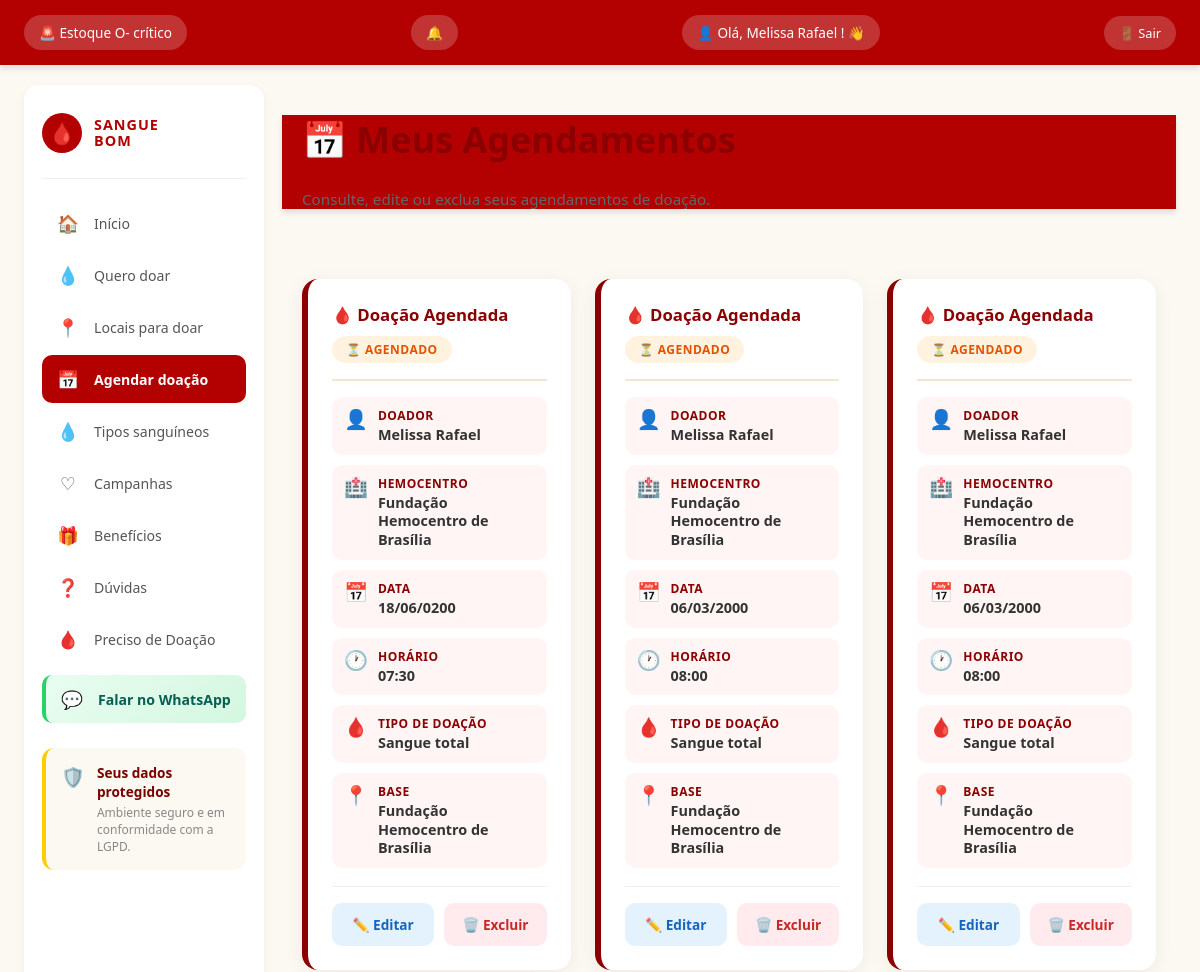
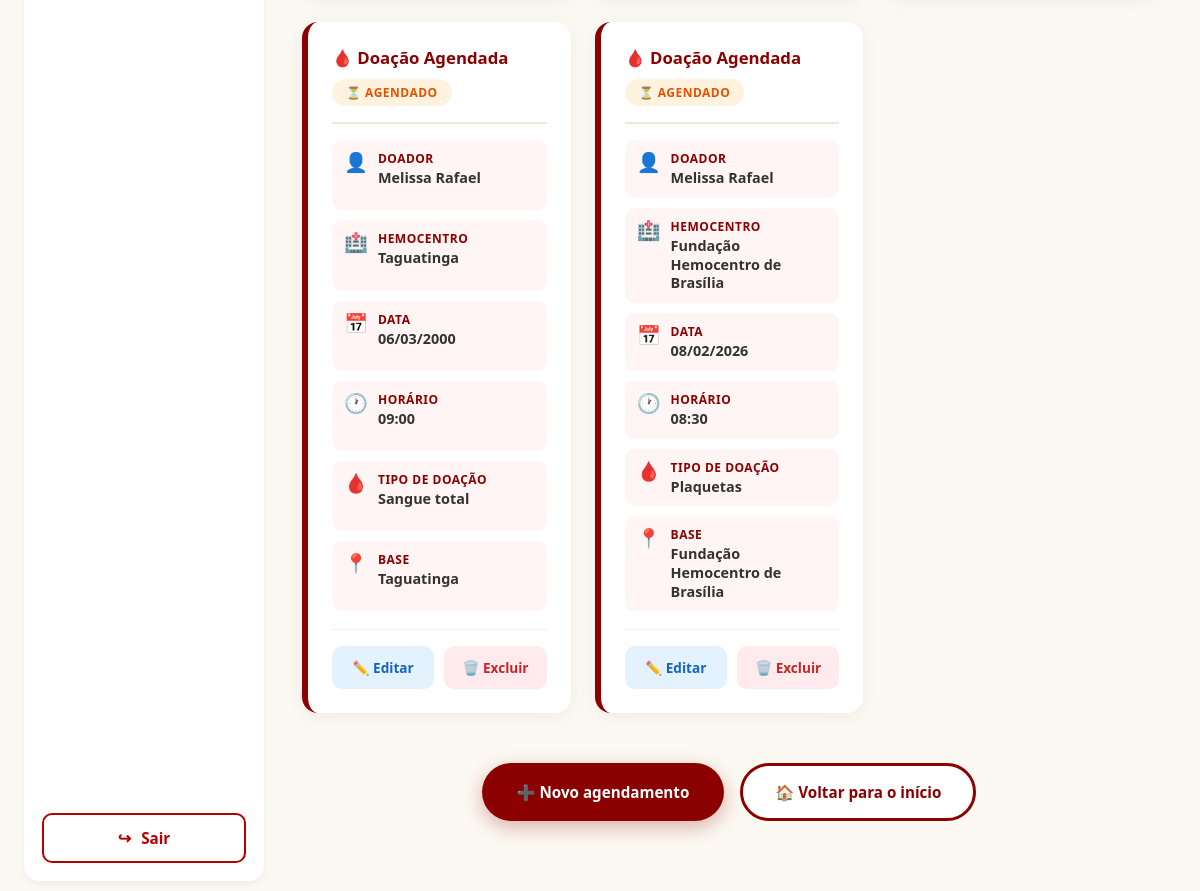
Page /agendamentos/ (signed in) on the earlier database version (2 pictures, top to bottom).
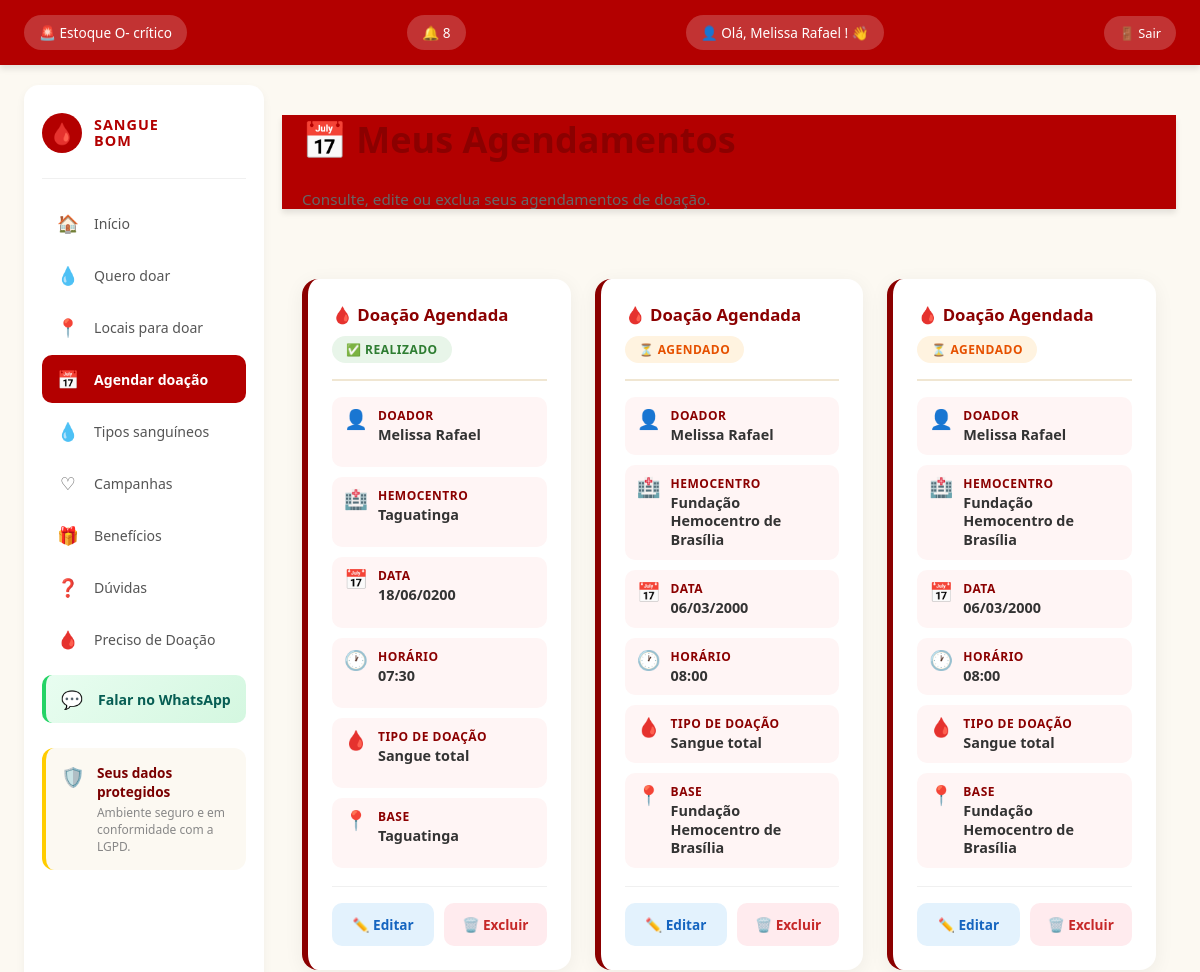
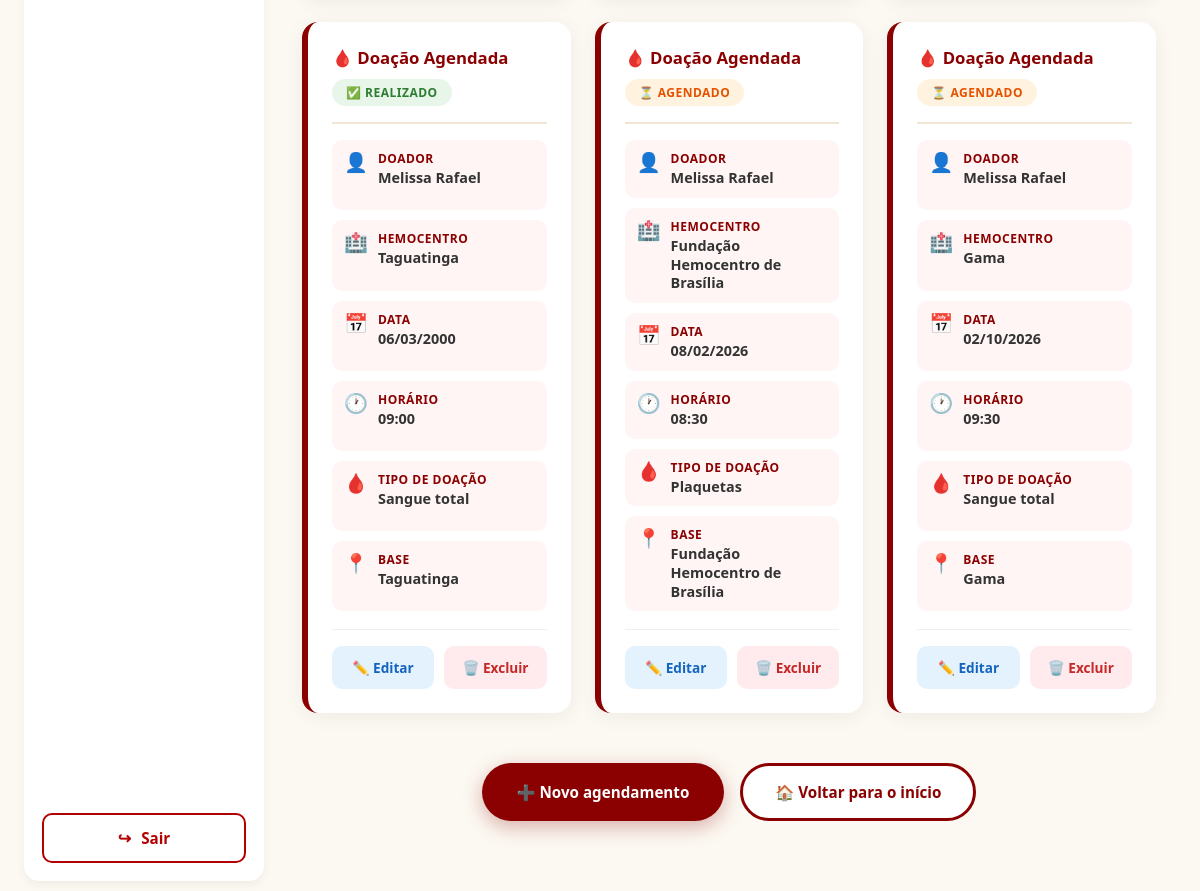
Same page on the later database version (2 pictures, top to bottom).
### membros/models.py (models this page shows, shortened)
class Agendamento(models.Model):
    STATUS = [
        ('agendado', '⏳ Agendado'),
        ('realizado', '✅ Realizado'),
        ('cancelado', '❌ Cancelado'),
        ('faltou', '⚠️ Faltou'),
    ]
    doador = models.ForeignKey(Doador, on_delete=models.CASCADE)
    hemocentro = models.ForeignKey(Hemocentro, on_delete=models.CASCADE)
    base = models.CharField(max_length=100)
    data = models.DateField()
    horario = models.TimeField()
    tipo_doacao = models.CharField(max_length=30)
    status = models.CharField(
        max_length=20,
        choices=STATUS,
        default='agendado'
    )

class Doador(models.Model):
    usuario = models.OneToOneField(
        User,
        on_delete=models.CASCADE,
        null=True,
        blank=True
    )
    nome = models.CharField(max_length=100)
    email = models.EmailField()
    cpf = models.CharField(max_length=14, unique=True, null=True, blank=True)
    telefone = models.CharField(max_length=20)
    sexo = models.CharField(max_length=20, blank=True)
    tipo_sanguineo = models.CharField(max_length=3)
    data_nascimento = models.DateField()
    cidade = models.CharField(max_length=100, blank=True)
    estado = models.CharField(max_length=2, blank=True)

class Hemocentro(models.Model):
    usuario = models.OneToOneField(
        User,
        on_delete=models.CASCADE,
        null=True,
        blank=True,
        related_name='hemocentro'
    )
    nome = models.CharField(max_length=100)
    endereco = models.CharField(max_length=200)
    bairro = models.CharField(max_length=100)
    cidade = models.CharField(max_length=100)
    cep = models.CharField(max_length=10)
    telefone = models.CharField(max_length=20)
    email = models.EmailField()
    horario_abertura = models.TimeField()
    horario_fechamento = models.TimeField()
    dias_atendimento = models.CharField(max_length=100)
    descricao = models.TextField(blank=True)
    ativo = models.BooleanField(default=True)

### membros/views.py (the view)
@login_required(login_url='login')
def listar_agendamentos(request):
    if request.user.is_staff:
        return redirect('relatorios')
    if hasattr(request.user, 'hemocentro'):
        return redirect('painel_hemocentro')
    doador = get_object_or_404(Doador, usuario=request.user)
    agendamentos = Agendamento.objects.filter(doador=doador)
    return render(request, 'agendamentos.html', {
        'agendamentos': agendamentos,
        'lateral_direita': False,
    })

### membros/context_processors.py (called while the page is built)
def notificacoes_nao_lidas(request):
    if request.user.is_authenticated:
        try:
            doador = Doador.objects.get(usuario=request.user)
            total = Notificacao.objects.filter(doador=doador, lida=False).count()
            return {'notificacoes_nao_lidas': total}
        except Doador.DoesNotExist:
            return {'notificacoes_nao_lidas': 0}
    return {'notificacoes_nao_lidas': 0}

### templates/agendamentos.html (shortened to what the changed rows need)
{% extends 'base.html' %}
{% load static %}
{% block content %}
    <link rel="stylesheet" href="{% static 'css/agendamentos.css' %}">
    <header class="agendamentos-header">
        <h1>📅 Meus Agendamentos</h1>
    </header>
    <div class="agendamentos-container">
        {% if agendamentos %}
            <div class="agendamentos-grid">
                {% for agendamento in agendamentos %}
                    <article class="card-agendamento">
                        <div class="card-agendamento-header">
                            <h2 class="card-agendamento-titulo">🩸 Doação Agendada</h2>
                            <span class="badge-status {{ agendamento.status }}">
                                {% if agendamento.status == 'agendado' %}⏳ Agendado
                                {% elif agendamento.status == 'realizado' %}✅ Realizado
                                {% elif agendamento.status == 'cancelado' %}❌ Cancelado
                                {% elif agendamento.status == 'faltou' %}⚠️ Faltou
                                {% else %}{{ agendamento.status }}
                                {% endif %}
                            </span>
                        </div>
                        <div class="card-agendamento-info">
                            <div class="info-item">
                                <span class="info-icon">👤</span>
                                <div>
                                    <strong>Doador</strong>
                                    <p>{{ agendamento.doador.nome }}</p>
                                </div>
                            </div>
                            <div class="info-item">
                                <span class="info-icon">🏥</span>
                                <div>
                                    <strong>Hemocentro</strong>
                                    <p>{{ agendamento.hemocentro.nome }}</p>
                                </div>
                            </div>
                            <div class="info-item">
                                <span class="info-icon">📅</span>
                                <div>
                                    <strong>Data</strong>
                                    <p>{{ agendamento.data|date:"d/m/Y" }}</p>
                                </div>
                            </div>
                            <div class="info-item">
                                <span class="info-icon">🕐</span>
                                <div>
                                    <strong>Horário</strong>
                                    <p>{{ agendamento.horario|time:"H:i" }}</p>
                                </div>
                            </div>
                            <div class="info-item">
                                <span class="info-icon">🩸</span>
                                <div>
                                    <strong>Tipo de doação</strong>
                                    <p>{{ agendamento.tipo_doacao }}</p>
                                </div>
                            </div>
                            <div class="info-item">
                                <span class="info-icon">📍</span>
                                <div>
                                    <strong>Base</strong>
                                    <p>{{ agendamento.base }}</p>
                                </div>
                            </div>
                        </div>
                        <div class="card-agendamento-acoes">
                            <a href="{% url 'editar_agendamento' agendamento.id %}" class="btn-acao btn-editar">
                                ✏️ Editar
                            </a>
                            <a href="{% url 'excluir_agendamento' agendamento.id %}" class="btn-acao btn-excluir">
                                🗑️ Excluir
                            </a>
                        </div>
                    </article>
                {% endfor %}
            </div>
        {% endif %}
    </div>
{% endblock %}

### templates/base.html (shortened to what the changed rows need)
{% load static %}
<!DOCTYPE html>
<html lang="pt-br">
<head>
    <link rel="stylesheet" href="{% static 'css/base.css' %}">
</head>
<body>
    <header>
        {% if not user.is_staff and not user.hemocentro %}
            <a href="{% url 'locais_para_doar' %}" class="header-alerta">
                <h2>🚨 Estoque O- crítico</h2>
            </a>
            <a href="{% url 'notificacoes' %}" class="header-sino" title="Notificações">
                <h2>
                    🔔
                    {% if notificacoes_nao_lidas > 0 %}
                        <span class="badge-sino">{{ notificacoes_nao_lidas }}</span>
                    {% endif %}
                </h2>
            </a>
        {% endif %}
        {% if user.is_authenticated %}
            <a href="{% url 'meu_perfil' %}" class="header-user" title="Meu Perfil">
                <h2>👤 Olá,
                    {% if user.is_staff %}
                        {{ user.username }}
                    {% elif user.hemocentro %}
                        {{ user.hemocentro.nome }}
                    {% elif user.doador %}
                        {{ user.doador.nome }}
                    {% elif user.first_name %}
                        {{ user.first_name }}
                    {% else %}
                        {{ user.username }}
                    {% endif %}! 👋
                </h2>
            </a>
        {% else %}
            <h2>👤 Olá, visitante! 👋</h2>
            <a href="{% url 'login' %}" class="header-entrar">🔐 Entrar</a>
        {% endif %}
    </header>
    <div class="app-container {% if not lateral_direita %}sem-lateral{% endif %}">
        <main>
            {% block content %}
            {% endblock %}
        </main>
    </div>
</body>
</html>

Differences in the rows shown:
changed Agendamento (number 1 of 6 on the later page): hemocentro.nome "Fundação Hemocentro de Brasília" → "Taguatinga"; base "Fundação Hemocentro de Brasília" → "Taguatinga"; status "⏳ AGENDADO" → "✅ REALIZADO"
changed Agendamento (number 4 of 6 on the later page): status "⏳ AGENDADO" → "✅ REALIZADO"
added Agendamento: status "⏳ AGENDADO", doador.nome "Melissa Rafael", hemocentro.nome "Gama", data "02/10/2026", horario "09:30", tipo_doacao "Sangue total", base "Gama"
Other differences:
{{ notificacoes_nao_lidas }}: (not shown) → "8"
